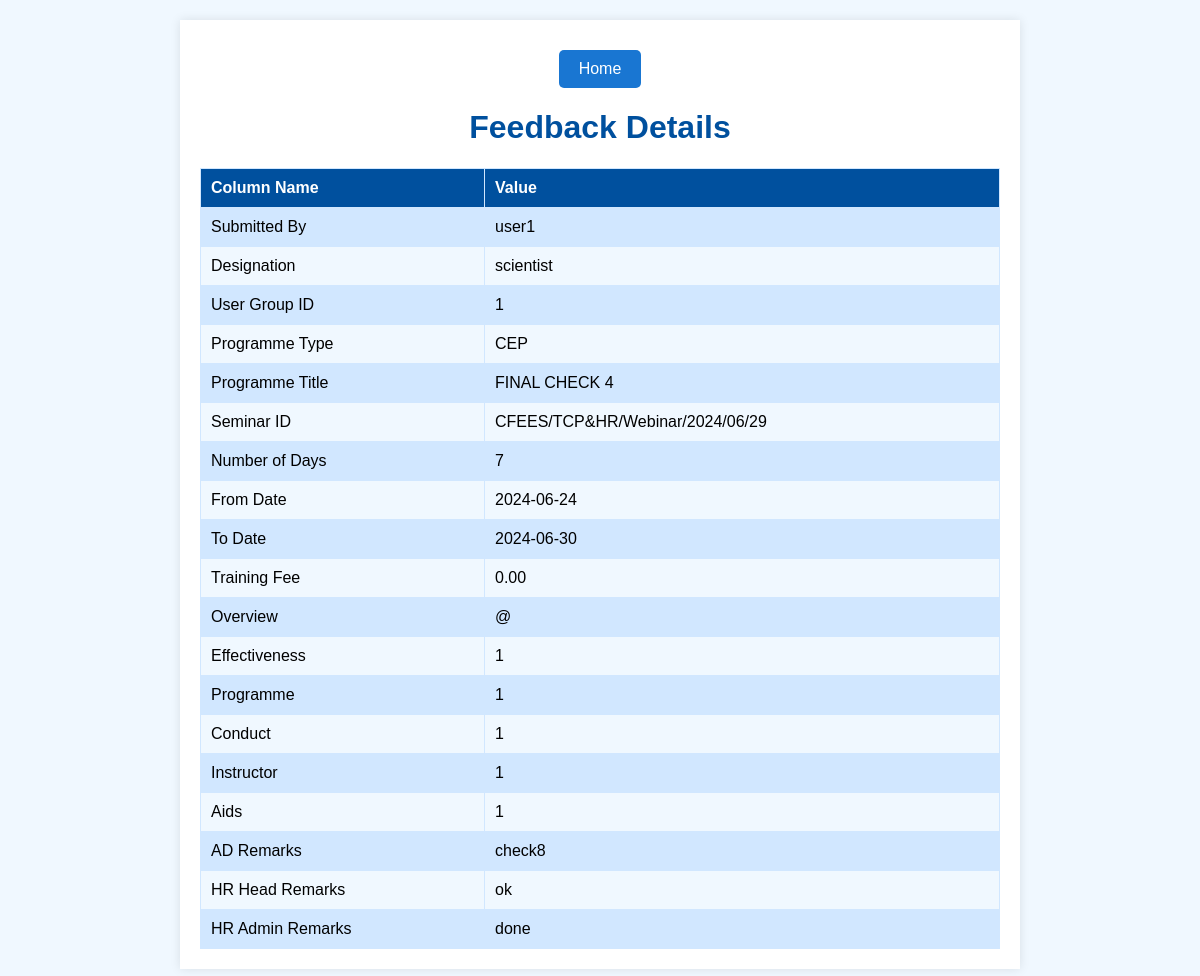
/admin_view_feedback1.php?id=6, run on the app's committed database.
### tables this page shows
CREATE TABLE `feedback` (
  `id` int(11) NOT NULL,
  `designation` varchar(100) NOT NULL,
  `user_group` varchar(100) NOT NULL,
  `programme_type` varchar(100) NOT NULL,
  `programme_title` varchar(255) NOT NULL,
  `no_of_days` int(11) NOT NULL,
  `from_date` date NOT NULL,
  `to_date` date NOT NULL,
  `training_fee` decimal(10,2) DEFAULT NULL,
  `overview` text NOT NULL,
  `submitted_by` varchar(100) NOT NULL,
  `effectiveness` int(11) NOT NULL,
  `programme` int(11) NOT NULL,
  `conduct` int(11) NOT NULL,
  `instructor` int(11) NOT NULL,
  `aids` int(11) NOT NULL,
  `ad_status` int(11) NOT NULL DEFAULT 0,
  `ad_remarks` varchar(255) DEFAULT NULL,
  `tcp_hr_head_remarks` varchar(255) DEFAULT NULL,
  `tcp_hr_ad_remarks` varchar(255) DEFAULT NULL,
  `seminar_id` varchar(255) NOT NULL,
  `tcp_hr_ad_status` int(11) NOT NULL DEFAULT 0,
  `tcp_hr_head_status` int(11) NOT NULL DEFAULT 0,
  `location` varchar(255) NOT NULL
);

### admin_view_feedback1.php (the view, shortened to what this page needs)
<!DOCTYPE html>
<html lang="en">
<head>
</head>
<body>
    <div class="container">
        <?php include 'home_button.php'; ?>
        <h1>Feedback Details</h1>
        <?php
        $servername = "localhost";
        $username = "root";
        $password = "";
        $dbname = "permission_request_system";
        $conn = new mysqli($servername, $username, $password, $dbname);
        $id = $_GET['id'];
        $sql = "SELECT * FROM feedback WHERE id = ?";
        $stmt = $conn->prepare($sql);
        $stmt->bind_param("i", $id);
        $stmt->execute();
        $result = $stmt->get_result();
        if ($result->num_rows > 0) {
            $row = $result->fetch_assoc();
            echo "<table>";
            echo "<tr><th>Column Name</th><th>Value</th></tr>";
            $columnLabels = [
                'submitted_by' => 'Submitted By',
                'designation' => 'Designation',
                'user_group' => 'User Group ID',
                'programme_type' => 'Programme Type',
                'programme_title' => 'Programme Title',
                'seminar_id' => 'Seminar ID',
                'no_of_days' => 'Number of Days',
                'from_date' => 'From Date',
                'to_date' => 'To Date',
                'training_fee' => 'Training Fee',
                'overview' => 'Overview',
                'effectiveness' => 'Effectiveness',
                'programme' => 'Programme',
                'conduct' => 'Conduct',
                'instructor' => 'Instructor',
                'aids' => 'Aids',
                'ad_remarks' => 'AD Remarks',
                'tcp_hr_head_remarks' => 'HR Head Remarks',
                'tcp_hr_ad_remarks' => 'HR Admin Remarks',
            ];
            foreach ($columnLabels as $column => $label) {
                if (!is_null($row[$column])) {
                    echo "<tr><td>" . htmlspecialchars($label) . "</td><td>" . htmlspecialchars($row[$column]) . "</td></tr>";
                }
            }
            echo "</table>";
        } else {
            echo "<p>No record found.</p>";
        }
        ?>
    </div>
</body>
</html>

### admin_view_feedback1.php (style rules this page uses)
body { font-family: Arial, sans-serif; background-color: #f0f8ff; margin: 0; padding: 20px; }
.container { max-width: 800px; margin: 0 auto; background-color: #ffffff; padding: 20px; box-shadow: 0 0 10px rgba(0, 0, 0, 0.1); }
h1 { text-align: center; color: #00509e; }
table { width: 100%; border-collapse: collapse; margin-top: 20px; }
th, td { border: 1px solid #d1e7ff; padding: 10px; text-align: left; }
th { background-color: #00509e; color: #ffffff; }
td { background-color: #f0f8ff; }
tr:nth-child(even) td { background-color: #d1e7ff; }

### data on the page
feedback: submitted_by "user1", designation "scientist", user_group "1", programme_type "CEP", programme_title "FINAL CHECK 4", seminar "CFEES/TCP&HR/Webinar/2024/06/29", no_of_days "7", from_date "2024-06-24", to_date "2024-06-30", training_fee "0.00", overview "@", effectiveness "1", programme "1", conduct "1", instructor "1", aids "1", ad_remarks "check8", tcp_hr_head_remarks "ok", tcp_hr_ad_remarks "done"

### other printed values
$label "Submitted By"
$label "Designation"
$label "User Group ID"
$label "Programme Type"
$label "Programme Title"
$label "Seminar ID"
$label "Number of Days"
$label "From Date"
$label "To Date"
$label "Training Fee"
$label "Overview"
$label "Effectiveness"
$label "Programme"
$label "Conduct"
$label "Instructor"
